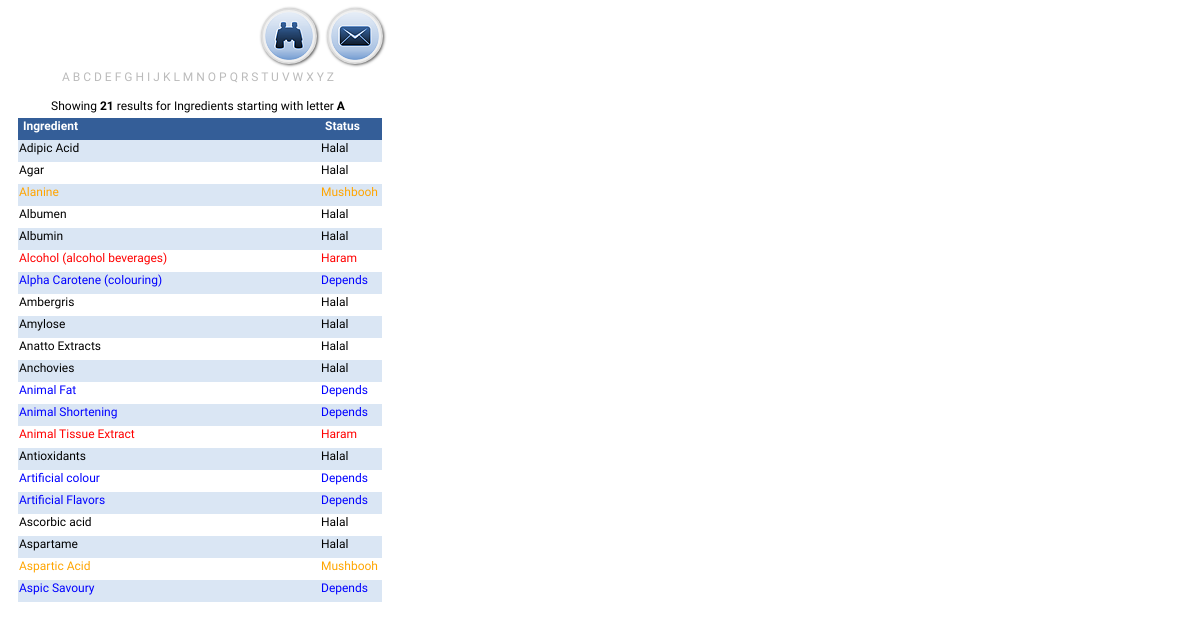
The page / on the database its author committed.
### tables this page shows
CREATE TABLE IF NOT EXISTS `ingredient` (
  `id` int(11) NOT NULL AUTO_INCREMENT,
  `iname` varchar(255) NOT NULL,
  `ecode` varchar(10) NOT NULL,
  `id_status` tinyint(4) NOT NULL,
  `desc` text NOT NULL,
  PRIMARY KEY (`id`)
) DEFAULT CHARSET=utf8;

CREATE TABLE IF NOT EXISTS `status` (
  `id` tinyint(4) NOT NULL AUTO_INCREMENT,
  `status_nm` varchar(20) NOT NULL,
  PRIMARY KEY (`id`)
) DEFAULT CHARSET=utf8;

### inc/process.php (the view, shortened to what this page needs)
<?php
$db=new mysqli($dbhost,$dbuser,$dbpass,$dbname);
$s="1";
if(isset($_GET['q'])){
  $s=isset($_GET['s'])?$_GET['s']:$s;
  $query=$_GET['q'];
  $escaped_query = $db->real_escape_string($query);
  if($s=="1"){
    $qry="SELECT a.id,a.iname,a.ecode,b.status_nm,a.desc  "
        ."FROM ingredient a "
        ."LEFT JOIN status b on a.id_status=b.id "
        ."WHERE a.iname LIKE '%".$escaped_query."%'";
  }else{
    $qry="SELECT a.id,a.iname,a.ecode,b.status_nm,a.desc  "
        ."FROM ecode a "
        ."LEFT JOIN status b on a.id_status=b.id "
        ."WHERE a.ecode LIKE '%".$escaped_query."%'";
  }
  $rst="containing <b>".htmlspecialchars($query, ENT_QUOTES, 'UTF-8')."</b></div>\n";
}else{
  $query=isset($_GET['l'])?$_GET['l']:"a";
  $escaped_query = $db->real_escape_string($query);
  $qry="SELECT a.id,a.iname,a.ecode,b.status_nm,a.desc  "
      ."FROM ingredient a "
      ."LEFT JOIN status b on a.id_status=b.id "
      ."WHERE a.iname LIKE '".$escaped_query."%'";
  $rst="starting with letter <b>".htmlspecialchars(strtoupper($query), ENT_QUOTES, 'UTF-8')."</b></div>\n";
}
$res=$db->query($qry) or die("Having error in execution ==".$db->error);
$i=0;
$html="<div class=\"clearHead\"><div class=\"iname\"><b>Ingredient</b></div><div class=\"stat\"><b>Status</b></div></div>\n";
while($row=$res->fetch_row())
{
  $html.="<div class=\"clear\">"
        ."<div class=\"iname\" id=\"lnk".$row[0]."\" href=\"#load".$row[0]."\" rel=\"#load".$row[0]."\" title=\"".($s=="1"?$row[1]:$row[2])."\">".($s=="1"?$row[1]:$row[2])."</div>"
        ."<div class=\"stat\" title=\"".$row[3]."\">".$row[3]."</div>\n"
        ."<div class=\"desc\" id=\"load".$row[0]."\">"
        ."<b>Name</b> : ".$row[1]."<br />"
        .($row[2]!=""?"<b>E-Code</b> : ".$row[2]."<br />":"")
        ."<b>Status</b> : ".$row[3]."<br />"
        ."<b>Description</b><br />".$row[4]."</div></div>\n";
}

### index.php (shortened to what this page needs)
<?php
require_once 'inc/config.php';
require_once 'inc/process.php';
?><!DOCTYPE html>
<html lang="en">
  <head>
    <link href='assets/css/halal.css' rel='stylesheet' type='text/css'  media="screen"/>
  </head>
  <body>
    <div class="container">
      <div class="menu">
        <div class="item">
          <a class="link icon_mail"></a>
        </div>
        <div class="item">
          <a class="link icon_find"></a>
      </div>
    </div>
<?php
if($s=="1"){
  echo "<div class=\"letterbar\">\n";
  foreach(range('a', 'z') as $letter) {
    echo "<a href=\"index.php?l=".$letter."\">".strtoupper($letter)."</a>".($letter=='z'?"</div>\n":"\n ");
  }
}
echo "<div class=\"result\">Showing <b>".$i."</b> results for ".($s=="1"?"Ingredients":"E-Code")." ".$rst.$html;
?>
    </div>
</body>
</html>

### assets/css/halal.css (style rules this page uses)
body { font-size:12px;font-family:'Share',corsive; }
.clear,.clearHead { clear:both;left:20px;margin-left:10px; }
.iname { float:left;width:300px;height:20px;padding:1px; }
.stat { float:left;width:60px;height:20px;padding:1px; }
.letterbar { margin:10px 5px;text-align:center; }
.result { clear:both;padding:5px 0px;text-align:center; }
.container { width:380px; //text-align:center; }
.clearHead .iname { background-color:#345e98;color:#fff;font-weight:bold;padding-left:5px;width:296px; }
.clearHead .stat { background-color:#345e98;color:#fff;font-weight:bold;padding-left:5px;width:56px; }
.menu { width:380px; height:52px; position:relative; //top:200px; //left:100px; font-family: "Share", cursive; font-size: 10px; font-style: normal; font-weight: bold; text-transform: uppercase; }
.item { position:relative; background-color:#f0f0f0; float:right; width:52px; margin:0px 5px; height:52px; border:2px solid #ddd; -moz-border-radius:30px; -webkit-border-radius:30px; border-radius:30px; -moz-box-shadow:1px 1px 3px #555; -webkit-box-shadow:1px 1px 3px #555; box-shadow:1px 1px 3px #555; cursor:pointer; overflow:hidden; transition: width 0.5s cubic-bezier(0.4, 0, 0.2, 1); }
.link { left:2px; top:2px; position:absolute; width:48px; height:48px; transition: transform 0.5s cubic-bezier(0.4, 0, 0.2, 1); }
.icon_find { background:transparent url(find.png) no-repeat top left; }
.icon_mail { background:transparent url(mail.png) no-repeat top left; }
a { background-color:transparent; color:#bbb; text-shadow: 1px 1px 1px #fff; text-decoration:none; font-size:12px; }

### rows shown on the page
ingredient: iname "Adipic Acid", id_status.status_nm "Halal"
ingredient: iname "Agar", id_status.status_nm "Halal"
ingredient: iname "Alanine", id_status.status_nm "Mushbooh"
ingredient: iname "Albumen", id_status.status_nm "Halal"
ingredient: iname "Albumin", id_status.status_nm "Halal"
ingredient: iname "Alcohol (alcohol beverages)", id_status.status_nm "Haram"
ingredient: iname "Alpha Carotene (colouring)", id_status.status_nm "Depends"
ingredient: iname "Ambergris", id_status.status_nm "Halal"
ingredient: iname "Amylose", id_status.status_nm "Halal"
ingredient: iname "Anatto Extracts", id_status.status_nm "Halal"
ingredient: iname "Anchovies", id_status.status_nm "Halal"
ingredient: iname "Animal Fat", id_status.status_nm "Depends"
ingredient: iname "Animal Shortening", id_status.status_nm "Depends"
ingredient: iname "Animal Tissue Extract", id_status.status_nm "Haram"
ingredient: iname "Antioxidants", id_status.status_nm "Halal"
ingredient: iname "Artificial colour", id_status.status_nm "Depends"
ingredient: iname "Artificial Flavors", id_status.status_nm "Depends"
ingredient: iname "Ascorbic acid", id_status.status_nm "Halal"
ingredient: iname "Aspartame", id_status.status_nm "Halal"
ingredient: iname "Aspartic Acid", id_status.status_nm "Mushbooh"
ingredient: iname "Aspic Savoury", id_status.status_nm "Depends"

### other values the page prints
$letter "A"
$letter "B"
$letter "C"
$letter "D"
$letter "E"
$letter "F"
$letter "G"
$letter "H"
$letter "I"
$letter "J"
$letter "K"
$letter "L"
$letter "M"
$letter "N"
$letter "O"
